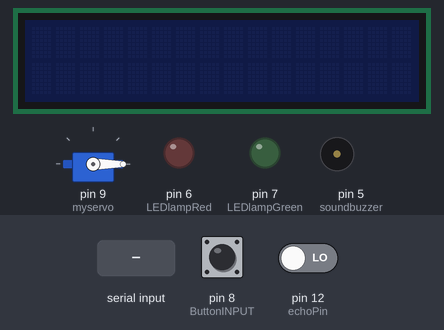
The sketch below on a simulated Arduino Uno, built with avr-gcc and run on an emulated ATmega328P. On the bench: servo, 16×2 character LCD, output pins drawn as LEDs (lit = HIGH), buzzer (waves = sounding). The test bench sets the inputs (shaded band); at power-on: pin 8 (ButtonINPUT) LOW, pin 12 (echoPin) LOW. Pins used as bus, display or sensor lines are not drawn.

Above: at 1.2 s.
1.3 s: pin 8 (ButtonINPUT) pulled HIGH for 0.15 s
At 3.0 s:
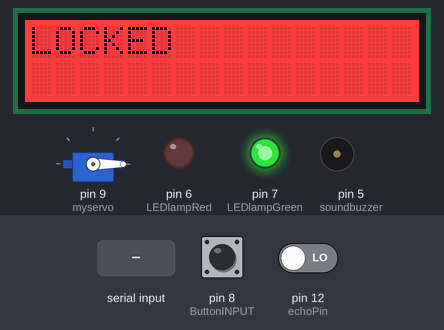
4.4 s: "0" received over Serial
At 5.5 s:
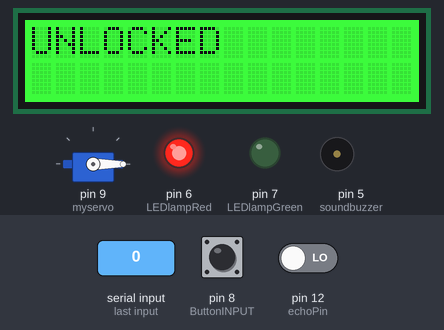
7.4 s: "1" received over Serial
At 10.3 s:
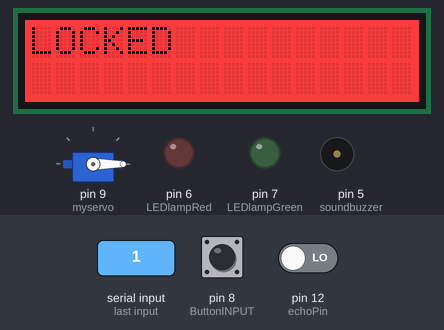
10.4 s: pin 8 (ButtonINPUT) pulled HIGH for 1 s
At 12.54 s:
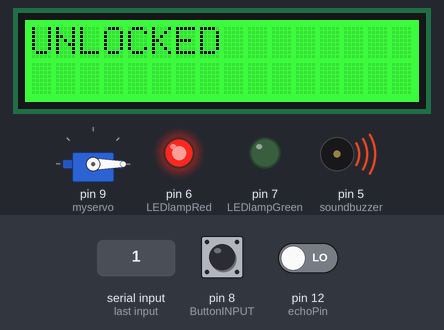
14.4 s: pin 8 (ButtonINPUT) pulled HIGH for 3.2 s
At 16.9 s:
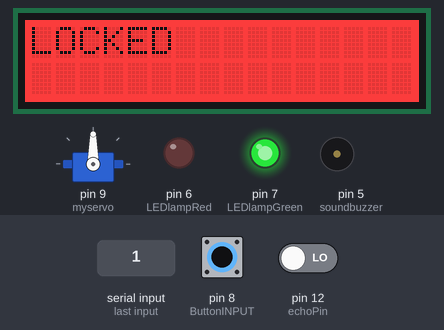
Timing chart, 0 to 19.7 s (numbered marks = the images above; inputs shaded):
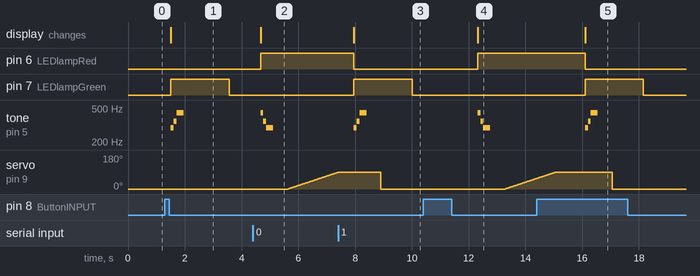

Measured:
- after the input at 1.3 s, pin 7 (LEDlampGreen): LOW → HIGH after 0.21 s, → LOW 2.1 s later; tone on pin 5 (soundbuzzer): silent → 294 Hz after 0.21 s, → 349 Hz 0.10 s later, → 440 Hz 0.10 s later, → silent 0.25 s later; the display: changes after 0.21 s (image 1)
- after the input at 4.4 s, pin 6 (LEDlampRed): LOW → HIGH after 0.27 s; tone on pin 5 (soundbuzzer): silent → 440 Hz after 0.27 s, → 349 Hz 0.10 s later, → 294 Hz 0.10 s later, → silent 0.25 s later; servo on pin 9 (myservo): moves from 0° to 88° over 1.7 s, starting after 1.2 s; the display: changes after 0.27 s (image 2)
- after the input at 7.4 s, pin 6 (LEDlampRed): HIGH → LOW after 0.56 s; pin 7 (LEDlampGreen): LOW → HIGH after 0.56 s, → LOW 2.1 s later; tone on pin 5 (soundbuzzer): silent → 294 Hz after 0.56 s, → 349 Hz 0.10 s later, → 440 Hz 0.10 s later, → silent 0.25 s later; the display: changes after 0.56 s (image 3)
- after the input at 10.4 s, pin 6 (LEDlampRed): LOW → HIGH after 1.9 s; tone on pin 5 (soundbuzzer): silent → 440 Hz after 1.9 s, → 349 Hz 0.10 s later, → 294 Hz 0.10 s later, → silent 0.25 s later; servo on pin 9 (myservo): moves from 0° to 56° over 1.1 s, starting after 2.9 s; the display: changes after 1.9 s (image 4)
- after the input at 14.4 s, pin 6 (LEDlampRed): HIGH → LOW after 1.7 s instead of 4.1 s; pin 7 (LEDlampGreen): LOW → HIGH after 1.7 s instead of 4.1 s

The sketch:

sketch_jul26b.ino
```cpp
#include <rgb_lcd.h>
#include <Servo.h>

Servo myservo;
rgb_lcd lcd;

const int trigPin = 13;
const int echoPin = 12;
const int trigPin2 = 11;
const int echoPin2 = 10;
const int LEDlampGreen = 7;
const int LEDlampRed = 6;
const int ButtonINPUT = 8;

#define soundbuzzer 5
#define T_C 262
#define T_D 294
#define T_E 330
#define T_F 349
#define T_G 392
#define T_A 440
#define T_B 493

long duration;
bool status = false; // Initialize status as disabled
bool previousButtonState = false;
String true_STATEMENT = "Activated";
int distance, sound = 500, true_COUNT = true_STATEMENT.length(), data;
bool disableButton = false; // Flag to disable button functionality temporarily

bool dataChanged = false; // Flag to track if data has changed

void setup() {
  Serial.begin(9600);
  myservo.attach(9);
  myservo.write(0);
  lcd.begin(16, 2);
  lcd.clear();
  lcd.setRGB(0, 0, 0);
  pinMode(ButtonINPUT, INPUT);
  pinMode(trigPin, OUTPUT);
  pinMode(echoPin, INPUT);
  pinMode(trigPin2, OUTPUT);
  pinMode(echoPin2, INPUT);
  pinMode(LEDlampRed, OUTPUT);
  pinMode(LEDlampGreen, OUTPUT);
  pinMode(soundbuzzer, OUTPUT);
}

//NOTE THAT STATUS TELLS YOU WHETHER THE SECURITY MECHANISM IS ENABLED OR DISABLED.
//IF STATUS = TRUE, ANY TRESPASSERS THAT TRIED TO BREAK THROUGH THE DOOR WILL SOUND AN ALARM
//IF STATUS = FALSE, SECUIRTY MECHANISM WILL BE DISABLED.


void loop() {
  // Check for serial data
  while (Serial.available()) {
    data = Serial.read(); //reads for any incoming data
    if (data == '1' && !status && !dataChanged) {//data of 1 represents any UNKNOWN/UNAUTHORIZED personnel. If the security mechanism is disabled and the camera senses an UNKNOWN personnel, it will close the door shut and
      activateStatus(); // Function to enable the status
      dataChanged = true;
    } else if (data == '0' && status && !dataChanged) {//data of 0 represents the AUTHORIZED personnel, in which case, is me.
      disableStatus(); // Function to disable the status
      dataChanged = true;
    }
  }

  // Check button state to toggle the status
  bool currentButtonState = digitalRead(ButtonINPUT);
  if (currentButtonState != previousButtonState) {
    delay(50);  // Debounce delay
    if (currentButtonState == LOW) {
      toggleStatus(); // Function to toggle the status
    }
  }

  previousButtonState = currentButtonState;

  // Reset dataChanged flag if there's no change in data
  if (Serial.available() == 0) { //This is used to check if there is no incoming byte or any different incoming byte compared to the previous one
    dataChanged = false;         //EXAMPLE: if the byte recieved is 90 and the previous byte was also 90, Serial.available = 0;
  }                              //If in the current loop, no byte has been transmited to the audrino, it will show Serial.available = 0; as well

  if (status) {
    digitalWrite(trigPin, LOW);
    delayMicroseconds(2);
    digitalWrite(trigPin, HIGH);
    delayMicroseconds(10);

    duration = pulseIn(echoPin, HIGH);
    distance = (duration * 0.034) / 2;
    delay(100);

    if (distance < 25) {
      digitalWrite(LEDlampGreen, LOW);
    } else {
      digitalWrite(LEDlampRed, LOW);
      digitalWrite(LEDlampGreen, HIGH);
    }

    if (distance > 25 || distance <= 0) {
      noTone(soundbuzzer);
    } else {
      digitalWrite(LEDlampGreen, LOW);
      for (int i = 450; i < 1000; i++) {
        tone(soundbuzzer, i);
        analogWrite(LEDlampRed, i);
        delay(2);
      }

      for (int i = 1000; i > 450; i--) {
        tone(soundbuzzer, i);
        analogWrite(LEDlampRed, i);
        delay(2);
      }
    }
  }
}

void activateStatus() {
  if (!status) { // Check if the status is already activated
    status = true;
    lcd.clear();
    lcd.setColor(RED);
    lcd.setCursor(0, 0);
    lcd.print("LOCKED");
    digitalWrite(LEDlampGreen, HIGH);
    digitalWrite(LEDlampRed, LOW);

    // Play the desired buzzer sound once
    tone(soundbuzzer, T_D);
    delay(100);
    tone(soundbuzzer, T_F);
    delay(100);
    tone(soundbuzzer, T_A);
    delay(250);
    noTone(soundbuzzer);

    // Disable button functionality temporarily
    disableButton = true;
    delay(500); // Wait for a short period to avoid accidental button presses
    disableButton = false;

    //SERVO MOTOR CLOSED
    myservo.write(0);

  }
}

void disableStatus() {
  if (status) { // Check if the status is already disabled
    status = false;
    lcd.clear();
    lcd.setColor(GREEN);
    lcd.setCursor(0, 0);
    lcd.print("UNLOCKED");
    digitalWrite(LEDlampRed, HIGH);
    digitalWrite(LEDlampGreen, LOW);

    // Play the desired buzzer sound once
    tone(soundbuzzer, T_A);
    delay(100);
    tone(soundbuzzer, T_F);
    delay(100);
    tone(soundbuzzer, T_D);
    delay(250);
    noTone(soundbuzzer);

    // Disable button functionality temporarily
    disableButton = true;
    delay(500); // Wait for a short period to avoid accidental button presses
    disableButton = false;

    //SERVO MOTOR OPENED
    for(int i=0;i<=90;i++)
    {
      myservo.write(i);
      delay(20);
    }

    delay(500);

    while (true) {
      // bool newDataReceived = false; // Flag to indicate if new data has been received
        data = Serial.read(); // Reads for any incoming data
        if (data == '1' && !status && !dataChanged) {
          activateStatus(); // Function to enable the status
          dataChanged = true;
          break;
          // newDataReceived = true; // New data received, set the flag to true
        } else if (data == '0' && status && !dataChanged) {
          disableStatus(); // Function to disable the status
          dataChanged = true;
          // newDataReceived = true; // New data received, set the flag to true
        }

        // Reset dataChanged flag if there's no change in data
        if (Serial.available() == 0) {
          dataChanged = false;
        }


      bool currentButtonState = digitalRead(ButtonINPUT);
      if (currentButtonState == HIGH) {
        delay(500);
        toggleStatus();
        break; // Break out of the loop and set status back to true
      }

      digitalWrite(trigPin2, LOW);
      delayMicroseconds(2);
      digitalWrite(trigPin2, HIGH);
      delayMicroseconds(10);

      duration = pulseIn(echoPin2, HIGH);
      distance = (duration * 0.034) / 2;
      delay(100);
      if (distance < 25) {
        //SERVO MOTOR CLOSED AGAIN
        for(int i=90;i>=0;i--)
        {
          myservo.write(i);
          delay(20);
        }
        toggleStatus();
        delay(200);
        break;
      }
    }
  }
}

void toggleStatus() {
  if (status) {
    disableStatus(); // Function to disable the status
  } else {
    activateStatus(); // Function to enable the status
  }
}
```
